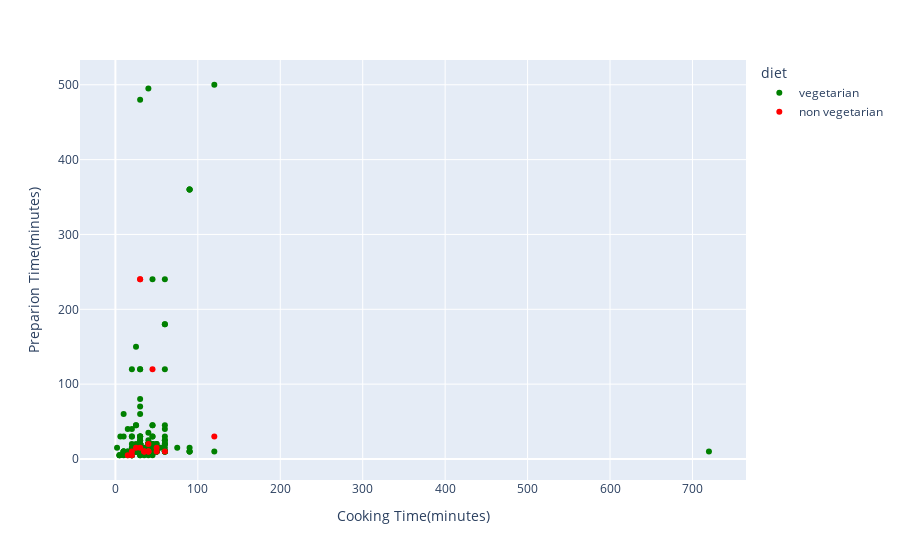

This figure's notebook cell:
### Markdown cell above
<a id='compare_preparation_time'></a>
### Comparing preparation time and cooking time for Veg and Non Veg dishes

### Code cell
fig = px.scatter(cuisine_data, x='cook_time', y='prep_time', color='diet', 
                 color_discrete_sequence=['green', 'red'], hover_data=['name'], 
                 labels={
                     'cook_time': 'Cooking Time(minutes)',
                     'prep_time': 'Preparion Time(minutes)'
                 })
fig.show()

### Figure 1 — Plotly figure (JSON) as saved in the notebook; plotly's stock layout.template omitted (floating-point values rounded to 4 significant figures; data arrays with more than 128 entries replaced by an {"elided": "..."} marker saying what was removed)
{"data": [{"customdata": {"elided": "226x1 str values"}, "hovertemplate": "diet=vegetarian<br>Cooking Time(minutes)=%{x}<br>Preparion Time(minutes)=%{y}<br>name=%{customdata[0]}<extra></extra>", "legendgroup": "vegetarian", "marker": {"color": "green", "symbol": "circle"}, "mode": "markers", "name": "vegetarian", "orientation": "v", "showlegend": true, "type": "scatter", "x": {"elided": "226 int values"}, "xaxis": "x", "y": {"elided": "226 int values"}, "yaxis": "y"}, {"customdata": [["Maach Jhol"], ["Pork Bharta"], ["Galho"], ["Biryani"], ["Butter chicken"], ["Chicken razala"], ["Chicken Tikka masala"], ["Chicken Tikka"], ["Tandoori Chicken"], ["Tandoori Fish Tikka"], ["Beef Fry"], ["Chicken Varuval"], ["Kolim Jawla"], ["Bombil fry"], ["Vindaloo"], ["Kumol Sawul"], ["Alu Pitika"], ["Masor tenga"], ["Bilahi Maas"], ["Black rice"], ["Chingri malai curry"], ["Haq Maas"], ["Chingri Bhape"], ["Kabiraji"], ["Koldil Chicken"], ["Konir Dom"], ["Koldil Duck"], ["Masor Koni"], ["Prawn malai curry"]], "hovertemplate": "diet=non vegetarian<br>Cooking Time(minutes)=%{x}<br>Preparion Time(minutes)=%{y}<br>name=%{customdata[0]}<extra></extra>", "legendgroup": "non vegetarian", "marker": {"color": "red", "symbol": "circle"}, "mode": "markers", "name": "non vegetarian", "orientation": "v", "showlegend": true, "type": "scatter", "x": [40, null, 15, 120, 35, 35, 50, 45, 30, 30, 60, 35, null, null, 40, null, 20, 25, 20, null, 40, 40, 30, null, null, null, null, null, 50], "xaxis": "x", "y": [10, null, 5, 30, 10, 10, 10, 120, 240, 240, 10, 10, null, null, 10, null, 5, 15, 10, null, 10, 20, 15, null, null, null, null, null, 15], "yaxis": "y"}], "layout": {"legend": {"title": {"text": "diet"}, "tracegroupgap": 0}, "margin": {"t": 60}, "xaxis": {"anchor": "y", "domain": [0, 1], "title": {"text": "Cooking Time(minutes)"}}, "yaxis": {"anchor": "x", "domain": [0, 1], "title": {"text": "Preparion Time(minutes)"}}}}
